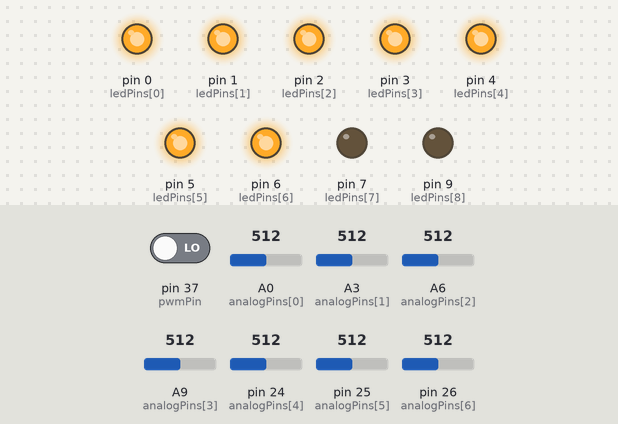
The sketch below on a simulated Teensy 4. Shown: output pins drawn as LEDs (lit = HIGH). Inputs (shaded band) come from the test bench; at power-on: A0 (analogPins[0]) = 512, A3 (analogPins[1]) = 512, A6 (analogPins[2]) = 512, A9 (analogPins[3]) = 512, pin 24 (analogPins[4]) = 512, pin 25 (analogPins[5]) = 512, pin 26 (analogPins[6]) = 512, pin 37 (pwmPin) LOW. What the sketch prints to the serial monitor is not drawn.

Above: at 7.3 s.
7.4 s: A0 (analogPins[0]) set to 441
10.4 s: A0 (analogPins[0]) set to 407
At 11.6 s:
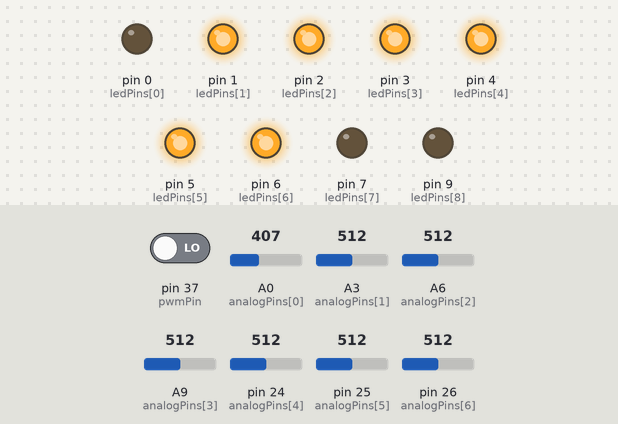
12.1 s: A3 (analogPins[1]) set to 437
13.6 s: A3 (analogPins[1]) set to 409
At 14.5 s:
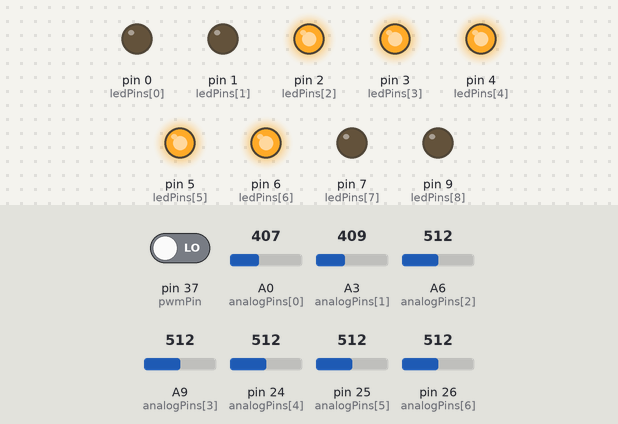
15.1 s: A6 (analogPins[2]) set to 435
16.6 s: A6 (analogPins[2]) set to 403
At 17.3 s:
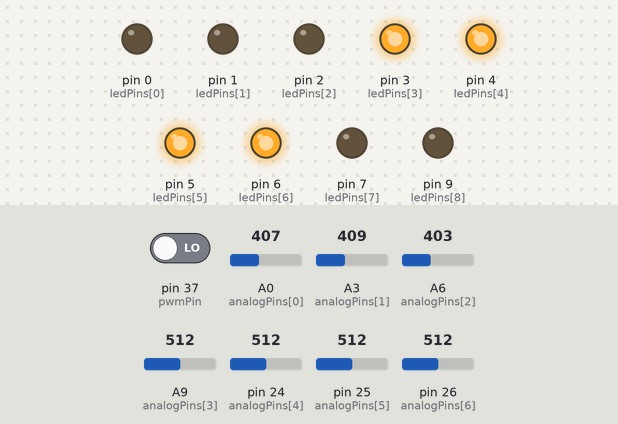
Timing chart, 0 to 19.1 s (numbered marks = the images above; inputs shaded):
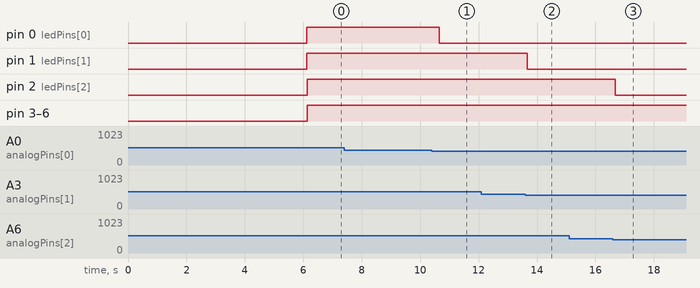

Measured:
- the behaviour switches between 425 and 424 on A0 (analogPins[0]) (found by bisection; images 0 and 1)
- the behaviour switches between 422 and 421 on A3 (analogPins[1]) (found by bisection; images 1 and 2)
- the behaviour switches between 422 and 421 on A6 (analogPins[2]) (found by bisection; images 2 and 3)
- after the input at 7.4 s, every drawn part: stays the same
- after the input at 10.4 s, pin 0 (ledPins[0]): HIGH → LOW after 0.25 s
- after the input at 12.1 s, every drawn part: stays the same
- after the input at 13.6 s, pin 1 (ledPins[1]): HIGH → LOW after 0.06 s
- after the input at 15.1 s, every drawn part: stays the same
- after the input at 16.6 s, pin 2 (ledPins[2]): HIGH → LOW after 0.08 s

The sketch:

FSR_Encoder_LEDs_2.ino
```cpp
const float Vcc = 3.3;  // Teensy ADC reference voltage

// FSR pin config
const int analogPins[7] = {A0, A3, A6, A9, A10, A11, A12};
const char* analogNames[7] = {"A0", "A3", "A6", "A9", "A10", "A11", "A12"};
const int ledPins[] = {0, 1, 2, 3, 4, 5, 6, 7, 9};  // Added pins 7 and 8

// FSR calibration (Force = slope * Vout + intercept)
const float slope[7] = {
  233.257, 298.334, 243.102, 297.801, 602.777, 622.299, 435.190
};

const float intercept[7] = {
  -316.886, -403.587, -328.109, -403.681, -812.439, -841.463, -590.396
};

// Encoder config
const int pwmPin = 37;
const float dutyMin = 1.0;
const float dutyMax = 99.0;
const float angleRange = 360.0;
float baselineOffset = 0;

void setup() {
  Serial.begin(115200);

  // Set LED pins as output
  for (int i = 0; i < 9; i++) {  // Now initializing 9 pins
    pinMode(ledPins[i], OUTPUT);
  }

  // Set up encoder input pin
  pinMode(pwmPin, INPUT);

  // Encoder calibration (5 seconds)
  Serial.println("Starting 5-second encoder baseline calibration...");
  unsigned long startTime = millis();
  int sampleCount = 0;
  float angleSum = 0;

  while (millis() - startTime < 5000) {
    float angle = readRawAngle();
    if (!isnan(angle)) {
      angleSum += angle;
      sampleCount++;
    }
    delay(5);
  }

  if (sampleCount > 0) {
    baselineOffset = angleSum / sampleCount;
    Serial.print("Calibration complete. Baseline offset: ");
    Serial.print(baselineOffset, 2);
    Serial.println("°");
  } else {
    Serial.println("Calibration failed — no valid PWM signal.");
  }

  delay(1000);  // Pause to let user see message
}

void loop() {
  float forces[7];

  // === FSR READING + LED LOGIC ===
  for (int i = 0; i < 7; i++) {
    int raw = analogRead(analogPins[i]);
    float Vout = raw * (Vcc / 1023.0);
    float Force = slope[i] * Vout + intercept[i];

    float threshold = (i >= 4) ? 4.5 : 2.5;
    if (Force < threshold) Force = 0.0;

    forces[i] = Force;

    // Print force only
    Serial.print(analogNames[i]);
    Serial.print(": ");
    Serial.print(Force, 1);
    Serial.print(" N\t");

    // LED control
    digitalWrite(ledPins[i], Force > threshold ? HIGH : LOW);
  }

  // === ENCODER ANGLE READING ===
  float angle = readRawAngle();
  float corrected = NAN;  // Declare outside so it's accessible after

  if (!isnan(angle)) {
    corrected = angle - baselineOffset;
    if (corrected < 2.0f) corrected = 0.0f;

    Serial.print("Angle: ");
    Serial.print(corrected, 1);
    Serial.println("°");
  } else {
    Serial.println("Angle: N/A (No PWM)");
  }

  // LED logic for angle
  digitalWrite(ledPins[7], (!isnan(corrected) && corrected > 30.0f) ? HIGH : LOW);
  digitalWrite(ledPins[8], (!isnan(corrected) && corrected > 60.0f) ? HIGH : LOW);

  delay(100);  // ~10 Hz loop
}

// Reads raw PWM angle
float readRawAngle() {
  unsigned long highTime = pulseIn(pwmPin, HIGH, 100000);
  unsigned long lowTime  = pulseIn(pwmPin, LOW, 100000);

  if (highTime == 0 && lowTime == 0) return NAN;

  unsigned long period = highTime + lowTime;
  float duty = (period > 0) ? (100.0f * highTime / period) : NAN;
  if (isnan(duty)) return NAN;

  duty = constrain(duty, dutyMin, dutyMax);
  float angle = (duty - dutyMin) / (dutyMax - dutyMin) * angleRange;
  return angle;
}
```
